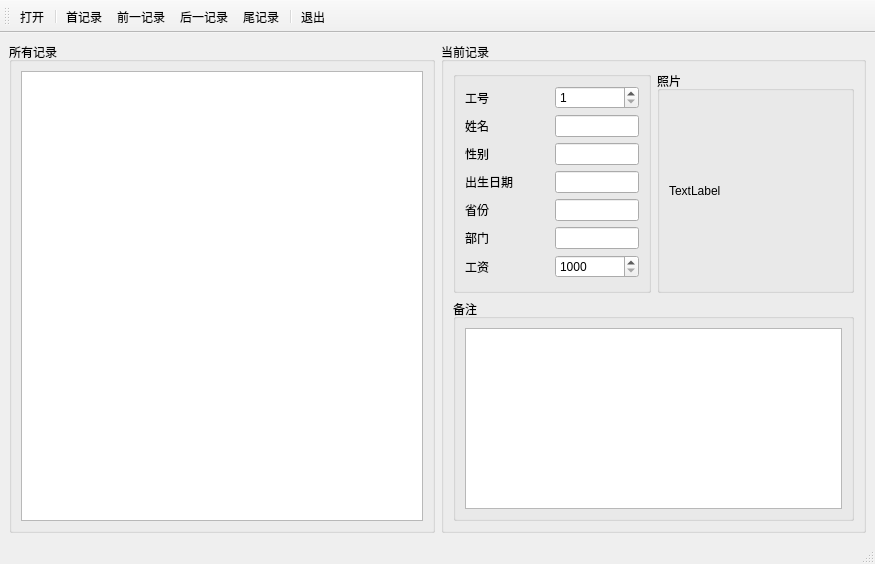
<?xml version="1.0" encoding="UTF-8"?>
<ui version="4.0">
 <class>MainWindow</class>
 <widget class="QMainWindow" name="MainWindow">
  <property name="geometry">
   <rect>
    <x>0</x>
    <y>0</y>
    <width>875</width>
    <height>564</height>
   </rect>
  </property>
  <property name="windowTitle">
   <string>MainWindow</string>
  </property>
  <widget class="QWidget" name="centralwidget">
   <layout class="QHBoxLayout" name="horizontalLayout_15">
    <item>
     <widget class="QGroupBox" name="groupBox_tableData">
      <property name="title">
       <string>所有记录</string>
      </property>
      <layout class="QVBoxLayout" name="verticalLayout_4">
       <item>
        <layout class="QHBoxLayout" name="horizontalLayout_14"/>
       </item>
       <item>
        <widget class="QTableView" name="tableView"/>
       </item>
      </layout>
     </widget>
    </item>
    <item>
     <widget class="QGroupBox" name="groupBox_curRecord">
      <property name="title">
       <string>当前记录</string>
      </property>
      <layout class="QVBoxLayout" name="verticalLayout_5">
       <item>
        <layout class="QVBoxLayout" name="verticalLayout_3" stretch="1,1">
         <item>
          <layout class="QHBoxLayout" name="horizontalLayout_9" stretch="1,1">
           <item>
            <widget class="QGroupBox" name="groupBox_5">
             <property name="title">
              <string/>
             </property>
             <layout class="QVBoxLayout" name="verticalLayout">
              <item>
               <layout class="QHBoxLayout" name="horizontalLayout_2">
                <item>
                 <widget class="QLabel" name="label_2">
                  <property name="text">
                   <string>工号</string>
                  </property>
                 </widget>
                </item>
                <item>
                 <widget class="QSpinBox" name="spinBox_numberID">
                  <property name="minimum">
                   <number>1</number>
                  </property>
                  <property name="maximum">
                   <number>9999</number>
                  </property>
                 </widget>
                </item>
               </layout>
              </item>
              <item>
               <layout class="QHBoxLayout" name="horizontalLayout_3" stretch="3,3">
                <item>
                 <widget class="QLabel" name="label_3">
                  <property name="text">
                   <string>姓名</string>
                  </property>
                 </widget>
                </item>
                <item>
                 <widget class="QLineEdit" name="lineEdit_name"/>
                </item>
               </layout>
              </item>
              <item>
               <layout class="QHBoxLayout" name="horizontalLayout_4" stretch="1,1">
                <item>
                 <widget class="QLabel" name="label_4">
                  <property name="text">
                   <string>性别</string>
                  </property>
                 </widget>
                </item>
                <item>
                 <widget class="QLineEdit" name="lineEdit_gender"/>
                </item>
               </layout>
              </item>
              <item>
               <layout class="QHBoxLayout" name="horizontalLayout_5" stretch="1,1">
                <item>
                 <widget class="QLabel" name="label_5">
                  <property name="text">
                   <string>出生日期</string>
                  </property>
                 </widget>
                </item>
                <item>
                 <widget class="QLineEdit" name="lineEdit_birth"/>
                </item>
               </layout>
              </item>
              <item>
               <layout class="QHBoxLayout" name="horizontalLayout_6" stretch="1,1">
                <item>
                 <widget class="QLabel" name="label_6">
                  <property name="text">
                   <string>省份</string>
                  </property>
                 </widget>
                </item>
                <item>
                 <widget class="QLineEdit" name="lineEdit_province"/>
                </item>
               </layout>
              </item>
              <item>
               <layout class="QHBoxLayout" name="horizontalLayout_7" stretch="1,1">
                <item>
                 <widget class="QLabel" name="label_7">
                  <property name="text">
                   <string>部门</string>
                  </property>
                 </widget>
                </item>
                <item>
                 <widget class="QLineEdit" name="lineEdit_department"/>
                </item>
               </layout>
              </item>
              <item>
               <layout class="QHBoxLayout" name="horizontalLayout_8">
                <item>
                 <widget class="QLabel" name="label_8">
                  <property name="text">
                   <string>工资</string>
                  </property>
                 </widget>
                </item>
                <item>
                 <widget class="QSpinBox" name="spinBox_salary">
                  <property name="minimum">
                   <number>1000</number>
                  </property>
                  <property name="maximum">
                   <number>999999</number>
                  </property>
                 </widget>
                </item>
               </layout>
              </item>
             </layout>
            </widget>
           </item>
           <item>
            <widget class="QGroupBox" name="groupBox_6">
             <property name="title">
              <string>照片</string>
             </property>
             <layout class="QVBoxLayout" name="verticalLayout_2">
              <item>
               <widget class="QLabel" name="label_photo">
                <property name="text">
                 <string>TextLabel</string>
                </property>
               </widget>
              </item>
             </layout>
            </widget>
           </item>
          </layout>
         </item>
         <item>
          <widget class="QGroupBox" name="groupBox_notation">
           <property name="title">
            <string>备注</string>
           </property>
           <layout class="QHBoxLayout" name="horizontalLayout">
            <item>
             <widget class="QPlainTextEdit" name="plainTextEdit"/>
            </item>
           </layout>
          </widget>
         </item>
        </layout>
       </item>
      </layout>
     </widget>
    </item>
   </layout>
  </widget>
  <widget class="QMenuBar" name="menubar">
   <property name="geometry">
    <rect>
     <x>0</x>
     <y>0</y>
     <width>875</width>
     <height>21</height>
    </rect>
   </property>
  </widget>
  <widget class="QStatusBar" name="statusbar"/>
  <widget class="QToolBar" name="toolBar">
   <property name="windowTitle">
    <string>toolBar</string>
   </property>
   <attribute name="toolBarArea">
    <enum>TopToolBarArea</enum>
   </attribute>
   <attribute name="toolBarBreak">
    <bool>false</bool>
   </attribute>
   <addaction name="action_open"/>
   <addaction name="separator"/>
   <addaction name="action_FirstRec"/>
   <addaction name="action_PrevRec"/>
   <addaction name="action_NextRec"/>
   <addaction name="action_TailRec"/>
   <addaction name="separator"/>
   <addaction name="action_quit"/>
  </widget>
  <action name="action_open">
   <property name="text">
    <string>打开</string>
   </property>
   <property name="toolTip">
    <string>打开数据库</string>
   </property>
  </action>
  <action name="action_FirstRec">
   <property name="text">
    <string>首记录</string>
   </property>
   <property name="toolTip">
    <string>首条记录</string>
   </property>
  </action>
  <action name="action_PrevRec">
   <property name="text">
    <string>前一记录</string>
   </property>
   <property name="toolTip">
    <string>前一条记录</string>
   </property>
  </action>
  <action name="action_NextRec">
   <property name="text">
    <string>后一记录</string>
   </property>
   <property name="toolTip">
    <string>后一条记录</string>
   </property>
  </action>
  <action name="action_setPhoto">
   <property name="text">
    <string>设置照片</string>
   </property>
   <property name="toolTip">
    <string>清除照片</string>
   </property>
  </action>
  <action name="action_delPhoto">
   <property name="text">
    <string>清除照片</string>
   </property>
   <property name="toolTip">
    <string>清除照片</string>
   </property>
  </action>
  <action name="action_submit">
   <property name="text">
    <string>保存</string>
   </property>
   <property name="toolTip">
    <string>保存修改</string>
   </property>
  </action>
  <action name="action_quit">
   <property name="text">
    <string>退出</string>
   </property>
   <property name="toolTip">
    <string>退出</string>
   </property>
  </action>
  <action name="action_Revert">
   <property name="text">
    <string>取消</string>
   </property>
   <property name="toolTip">
    <string>取消修修改</string>
   </property>
  </action>
  <action name="action_scan">
   <property name="text">
    <string>涨工资</string>
   </property>
   <property name="toolTip">
    <string>涨工资</string>
   </property>
  </action>
  <action name="action_TailRec">
   <property name="text">
    <string>尾记录</string>
   </property>
   <property name="toolTip">
    <string>最后一条记录</string>
   </property>
  </action>
 </widget>
 <resources/>
 <connections>
  <connection>
   <sender>action_quit</sender>
   <signal>triggered()</signal>
   <receiver>MainWindow</receiver>
   <slot>close()</slot>
   <hints>
    <hint type="sourcelabel">
     <x>-1</x>
     <y>-1</y>
    </hint>
    <hint type="destinationlabel">
     <x>437</x>
     <y>281</y>
    </hint>
   </hints>
  </connection>
 </connections>
</ui>
